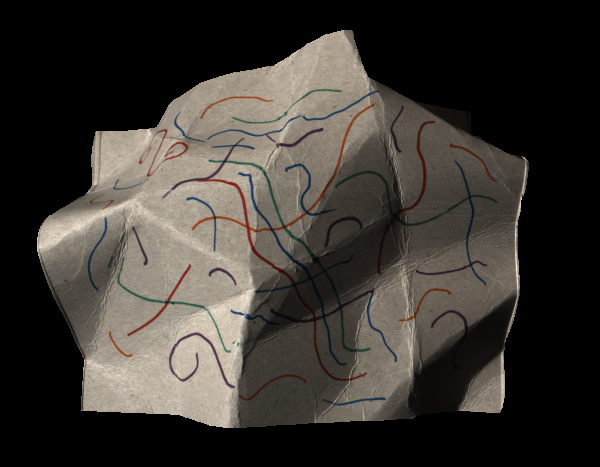
%> input picture project/figure/paper1/diffuse.png, 600 x 467 px
$ octave test.m   (GNU Octave 9; MATLAB toolbox functions it lacks are replaced by stand-ins)
%> lines starting %> are read from the running program, lines starting %| are printed output that depends on the picture
clc;
close;
clear;

I1 = im2double(rgb2gray(imread('figure/paper1/diffuse.png')));
%> I1: size 467x600 double; min 0, max 0.793, mean 0.183
R = im2double(rgb2gray(imread('figure/paper1/reflectance.png')));
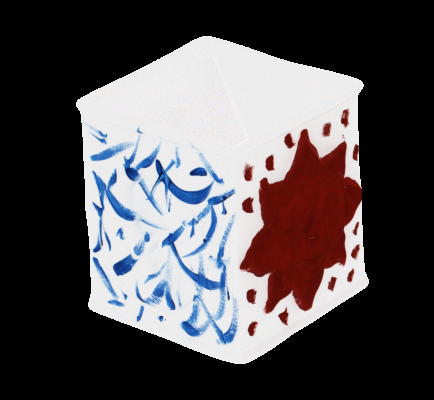
%> input picture project/figure/box/reflectance.png, 434 x 400 px
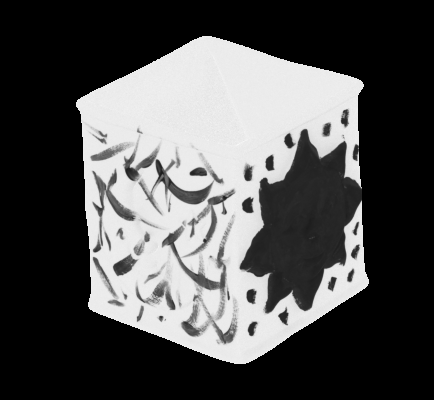
%> R: size 400x434 double; min 0, max 0.97, mean 0.318
S = im2double(imread('figure/paper1/shading.png'));
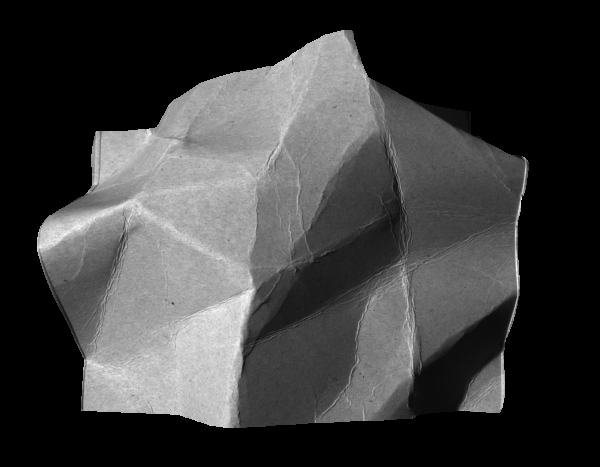
%> input picture project/figure/paper1/shading.png, 600 x 467 px
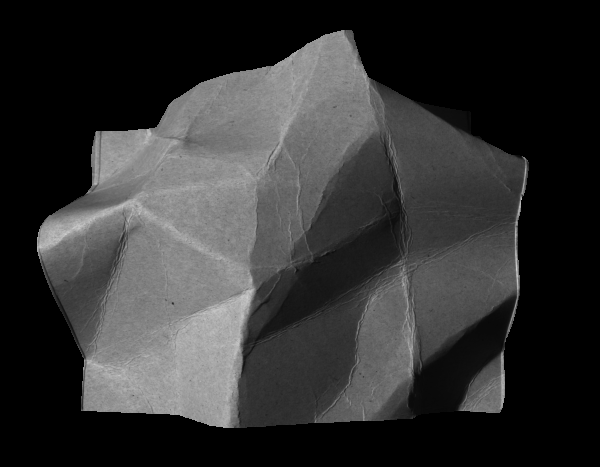
%> S: size 467x600 double; min 0, max 0.815, mean 0.197

figure;
result = conv2(I1,[-1 1],'same');
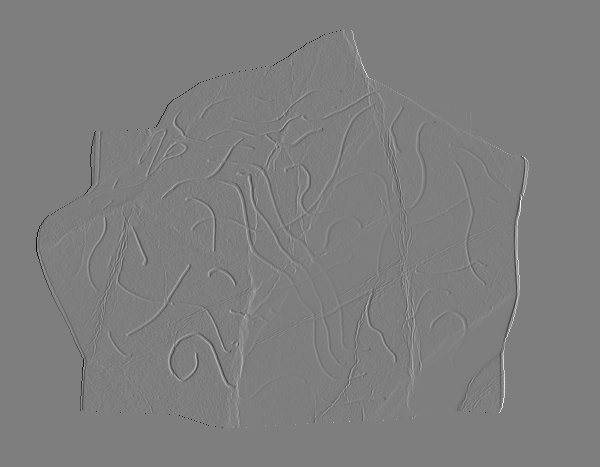
%> result: size 467x600 double; min -0.688, max 0.698, mean 6.64e-21; drawn with min black and max white
hist(sort(result(:)),128);
ylabel('Number of entries in each bin');
xlabel('derivatives Value');
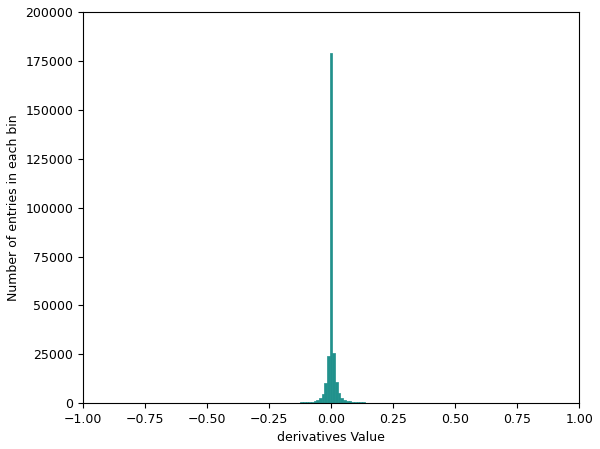
%> figure redrawn from the program's plot data; tallest bar 178897 high, from x = -0.00601 to 0.00481

figure;
result = conv2(R,[-1 1],'same');
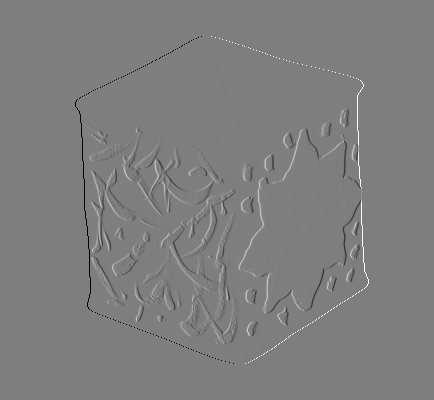
%> result: size 400x434 double; min -0.94, max 0.951, mean 2.85e-20; drawn with min black and max white
hist(sort(result(:)),128);
ylabel('Number of entries in each bin');
xlabel('Intensities Value');
%> figure, not shown here; tallest bar 144620 high, from x = -0.00906 to 0.00571

figure;
result = conv2(S,[-1 1],'same');
%> result: size 467x600 double
hist(sort(result(:)),128);
ylabel('Number of entries in each bin');
xlabel('Intensities Value');
%> figure, not shown here; tallest bar 182951 high, from x = -0.00643 to 0.0049
